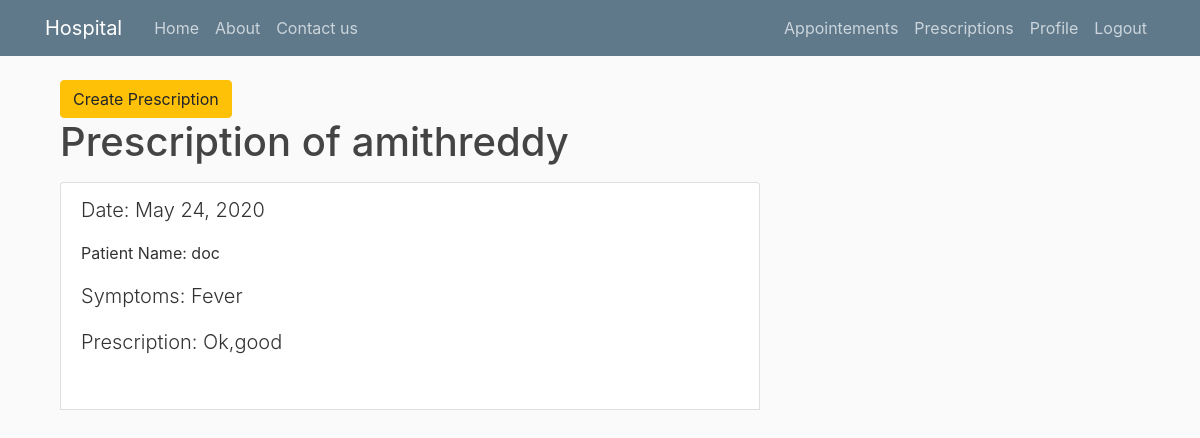
Before: /accounts/med-history/doctor/ (signed in) with the older database file.
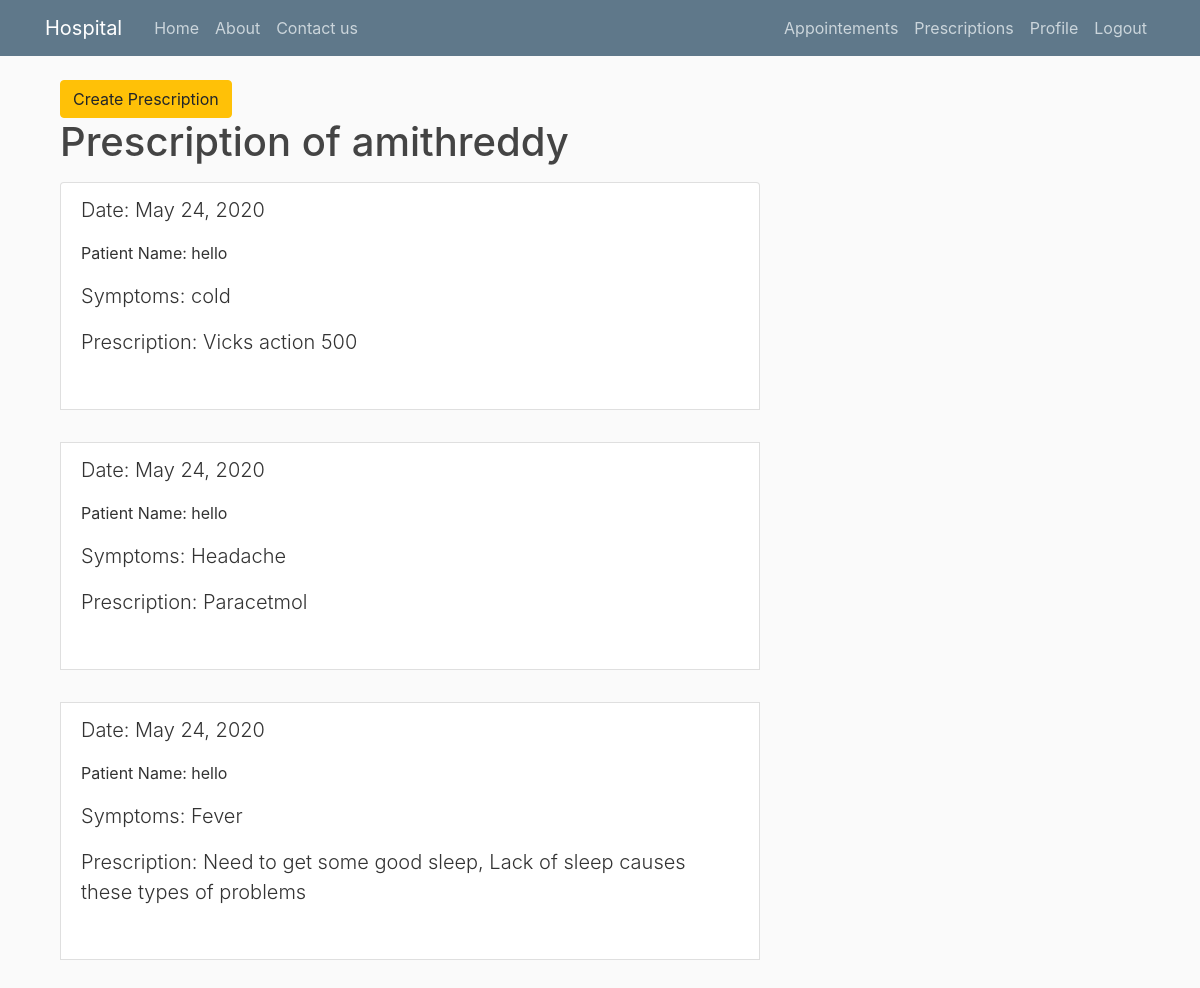
After: the same page with the newer database file.
### accounts/models.py (models this page shows, shortened)
class MedicalHistory(models.Model):
    date =models.DateField(auto_now_add = True)
    symptoms= models.TextField()
    doctor_name= models.ForeignKey(User ,related_name='medical_doctor',on_delete=models.CASCADE)
    patient_name=models.ForeignKey(User,related_name='medical_patient',on_delete=models.CASCADE)
    prescription=models.TextField(max_length=1000)

### accounts/views.py (the view)
# urls.py: path('med-history/<str:type>/',user_views.medical_history,name='medical'),
@login_required
def medical_history(request,type):
    if type== "patient":
        data =MedicalHistory.objects.filter(patient_name=request.user).order_by('-date','-id')
    else:
        data=MedicalHistory.objects.filter(doctor_name=request.user).order_by('-date','-id')
    return render(request,'accounts/medical_history.html',{'data':data,'type':type})

### accounts/templates/accounts/medical_history.html (shortened to what this page needs)
{% extends "accounts/base.html" %}
{% block content %}
    <div class="container">
        <a href="{% url 'prescription-create' %}" class="btn btn-warning">Create Prescription</a>
        <h1>{% if type == 'patient' %}
            Medical History of {{user.username}}
            {% else %}
            <p>Prescription of {{user.username}}</p>
            {% endif%}</h1>
        <ul class="list-group">
            {% for i in data %}
                <li class="list-group-item">
                    <p class="lead">Date: {{i.date}}</p>
                    {% if type == 'patient' %}
                    <p class="lead"> Doctor Name: {{i.doctor_name}}</p>
                    {% else %}
                    <p>Patient Name: {{i.patient_name}}</p>
                    {% endif%}
                    <p class="lead">Symptoms: {{i.symptoms}}</p>
                    <p class="lead">Prescription: {{i.prescription}}</p><br>
                </li>
            {% endfor %}
        </ul>
    </div>
{% endblock content %}

### accounts/templates/accounts/base.html (shortened to what this page needs)
{% load static %}
<!DOCTYPE html>
<html lang="en">
<head>
    <link rel="stylesheet" href="https://maxcdn.bootstrapcdn.com/bootstrap/4.0.0/css/bootstrap.min.css">
    <link rel="stylesheet" href="{% static 'accounts/styles.css'%}" type="text/css" >
</head>
<body>
      <header class="site-header">
        <nav class="navbar navbar-expand-md navbar-dark bg-steel fixed-top">
          <div class="container">
            <a class="navbar-brand mr-4" href="{% url 'home' %}">Hospital </a>
            <div class="collapse navbar-collapse" id="navbarToggle">
              <div class="navbar-nav mr-auto">
                <a class="nav-item nav-link" href="{% url 'home' %}">Home</a>
                <a class="nav-item nav-link" href="#">About</a>
                <a class="nav-item nav-link" href="#">Contact us</a>
              </div>
              <div class="navbar-nav">
                {% if user.is_authenticated %}
                  {% if user.profile.type == 'patient' %}
                    <a class="nav-item nav-link" href="{% url 'appointments' user.profile.type %}">Appointements</a>
                    <a class="nav-item nav-link" href="#">Invoice & Payments</a>
                    <a class="nav-item nav-link" href="{% url 'medical' user.profile.type %}">Medical History</a>
                    <a class="nav-item nav-link" href="{% url 'p-update'%}">Profile</a>
                    <a class="nav-item nav-link" href="{% url 'logout'%}">Logout</a>
                  {% elif user.profile.type == 'doctor' %}
                    <a class="nav-item nav-link" href="{% url 'appointments' user.profile.type %}">Appointements</a>
                    <a class="nav-item nav-link" href="{% url 'medical' user.profile.type %}">Prescriptions</a>
                    <a class="nav-item nav-link" href="{% url 'd-update'%}">Profile</a>
                    <a class="nav-item nav-link" href="{% url 'logout'%}">Logout</a>
                  {% elif user.profile.type == 'receptionist' %}
                    <a class="nav-item nav-link" href="{% url 'receptionist-appointments' %}">Appointements</a>
                    <a class="nav-item nav-link" href="{% url 'list' %}">List</a>
                    <a class="nav-item nav-link" href="{% url 'logout'%}">Logout</a>
                  {% endif %}
                {% else %}
                  <a class="nav-item nav-link" href="{% url 'login'%}">Login</a>
                  <a class="nav-item nav-link" href="{% url 'register' %}">Register</a>
                {% endif %}
              </div>
            </div>
          </div>
        </nav>
      </header>
      <main role="main" class="container">
        <div class="row">
          <div class="col-md-8 col-sm-8 col-xs-8">
            {% block content %}
            {% endblock %}
          </div>
        </div>
      </main>
</body>
</html>

### accounts/static/accounts/styles.css (style rules this page uses)
body { background: #fafafa; color: #333333; margin-top: 5rem; }
h1, h2, h3, h4, h5, h6 { color: #444444; }
ul { margin: 0; }
.bg-steel { background-color: #5f788a; }
.site-header .navbar-nav .nav-link { color: #cbd5db; }

Changed rows visible on the page:
removed MedicalHistory: date "May 24, 2020", patient_name "doc", symptoms "Fever", prescription "Ok,good"
added MedicalHistory: date "May 24, 2020", patient_name "hello", symptoms "cold", prescription "Vicks action 500"
added MedicalHistory: date "May 24, 2020", patient_name "hello", symptoms "Headache", prescription "Paracetmol"
added MedicalHistory: date "May 24, 2020", patient_name "hello", symptoms "Fever", prescription "Need to get some good sleep, Lack of sleep causes these types of problems"
